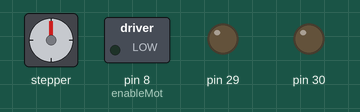
Recording of a sketch running on a simulated Arduino Mega 2560, built with avr-gcc and run on an emulated ATmega2560. On the bench: stepper motor, switched loads named in the sketch (green lamp = pin HIGH), output pins drawn as LEDs (lit = HIGH). Stepper angles assume 200 steps per turn; what the sketch prints to the serial monitor is not drawn.

Above: at 0.05 s.
Timing chart, 0 to 3.0 s (numbered marks = the images above):
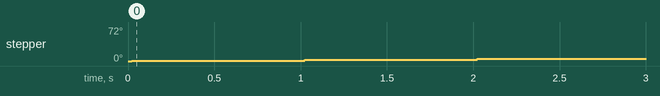

The sketch:

FIRMWARE.ino
```cpp
/**
** GUIGUR 2018
*/

#include <SPI.h>
#include <Wire.h>
#include <WString.h>
//#include "headers/Game.hpp"
//#include "headers/Motor.hpp"
#include <AccelStepper.h>
AccelStepper _motorq(AccelStepper::DRIVER, 3, 4);
AccelStepper _motorW(AccelStepper::DRIVER, 29, 30);

void setup()
{
  Serial.begin(115200);
  while (!Serial) {
    ;
  }
  const int enableMot = 8;

  pinMode(2, INPUT); // ?

  pinMode(3, OUTPUT); // ?
  pinMode(4, OUTPUT); // ?

  pinMode(29, OUTPUT); // ?
  pinMode(30, OUTPUT); // ?

  pinMode(8, INPUT); // ?

  pinMode(enableMot, OUTPUT);
  digitalWrite(enableMot, LOW);
  Serial.println("SALUT ");
  //Game();
//  Motor mot1(3, 4, 2); //bloquant wtf
  //mot1.GotoAbsolutePos(1000);


  const int maxAccelerationSpeed = 2000;

  _motorq.setAcceleration(maxAccelerationSpeed);
  _motorq.setSpeed(1000);
  _motorW.setAcceleration(maxAccelerationSpeed);
  _motorW.setSpeed(1000);
}

void loop()
{

    if (_motorq.currentPosition() >= 500)
      _motorq.moveTo(0);
    else if (_motorq.currentPosition() <= 0)
      _motorq.moveTo(500);
    _motorq.run();
}
```

AI.cpp
```cpp
#include "headers/AI.hpp"

AI::AI()
{

}

AI::~AI()
{

}
```

Ball.cpp
```cpp
#include "headers/Ball.hpp"

Ball::Ball()
{

}

Ball::~Ball()
{

}
```

Controls.cpp
```cpp
/**
** GUIGUR 2018
*/

#include "headers/Controls.hpp"

Controls::Controls(ControlsSide side)
{
  this->_side = side;
  if (side == C_MASTER)
  {
    this->_action = ACTIONMASTER;
    this->_onePlayer = ONEPLAYERMASTER;
    this->_twoPlayers = TWOPLAYERSMASTER;
    this->_encSig1 = ENCSIG1MASTER;
    this->_encSig2 = ENCSIG2MASTER;
  }
  else if (side == C_SLAVE)
  {
    this->_action = ACTIONSLAVE;
    this->_onePlayer = ONEPLAYERSLAVE;
    this->_twoPlayers = TWOPLAYERSSLAVE;
    this->_encSig1 = ENCSIG1SLAVE;
    this->_encSig2 = ENCSIG2SLAVE;
  }
}

Controls::~Controls()
{
}

void Controls::update()
{
    this->_action = updateButton(this->_action);
    this->_onePlayer = updateButton(this->_onePlayer);
    this->_twoPlayers = updateButton(this->_twoPlayers);
    //TODO: update encoders
}

/* GETTERS AND SETTERS */
int Controls::getEncoderPos()
{
  return (this->_rotaryPos);
}

void Controls::setEncoderPos(int rotaryPos)
{
  this->_rotaryPos = rotaryPos;
}

int Controls::getActionButtonState()
{
  return (this->_actionButtonState);
}

void Controls::setActionButtonState(int actionButtonState)
{
  this->_actionButtonState = actionButtonState;
}

/* Private methods */
int Controls::updateButton(int button)
{
  int state = -1;
  if (digitalRead(button) == HIGH)
    state = 1;
  else if (digitalRead(button) == LOW)
    state = 0;
  return (state);
}
```

Display.cpp
```cpp
#include "headers/Display.hpp"

Display::Display()
{

}

Display::~Display()
{

}
```

FMSynth.cpp
```cpp
#include "headers/FMSynth.hpp"

FMSynth::FMSynth()
{

}

FMSynth::~FMSynth()
{

}
```

Game.cpp
```cpp
/**
** GUIGUR 2018
*/

#include "headers/Game.hpp"

Game::Game()
{
  Serial.println("salut contructeur des GAME");
  this->_gameState = INIT;
  this->gameHub();
}

Game::~Game()
{
  Serial.println("au revoir destructeur des GAME ");
}

void Game::gameHub()
{
  Serial.println("gameHub");
  switch (this->_gameState) {
    case INIT:
      this->initGame();
      break;
    case WAITINGPLAYERS:
      this->waitingForPlayers();
      break;
    case INGAMESTARTING:
      this->GameLoop();
      break;
  }
}

void Game::waitingForPlayers()
{
  Serial.println("WAITING PLAYERS");
  while (this->_gameState == WAITINGPLAYERS)
  {
    _masterControls.update();
    _slaveControls.update();
    if (_masterControls.getActionButtonState() == true || _slaveControls.getActionButtonState() == true)
      this->_gameState = INGAMESTARTING;
  }
}

/** main loop of the game **/
void Game::GameLoop()
{
  Serial.println("GAME LOOP");
  Serial.println(this->_gameState);
  if(this->_gameState == INIT || this->_gameState == WAITINGPLAYERS)
    this->gameHub();
  this->GameLoop();
}

/**
** INIT les paddles & les motors etc
*/
void Game::initGame()
{
  Serial.println("initGame");
 //TODO: 0 les paddles
 //TODO: 0 la balle
 //  Paddle pad1 = Paddle(MASTER);
//  Paddle pad2 = Paddle(SLAVE);


  this->_gameState = WAITINGPLAYERS;
  this->gameHub();
}
```

LedStrip.cpp
```cpp
#include "headers/LedStrip.hpp"

LedStrip::LedStrip()
{

}

LedStrip::~LedStrip()
{

}
```

Motor.cpp
```cpp
/**
** GUIGUR 2018
** This class move motors
*/

#include "headers/Motor.hpp"

Motor::Motor(int stepPin, int dirPin, int endStpPin)
{
  //AccelStepper _motorq = AccelStepper(1, 3, 4);
  AccelStepper _motorq(AccelStepper::DRIVER, 3, 4);

  Serial.println("construct motor");
  _stepPin = stepPin;
  _dirPin = dirPin;
  _endStpPin = endStpPin;

  _endStpState = HIGH;


  pinMode(_endStpPin, INPUT);

  const int maxAccelerationSpeed = 2000;

  _motorq.setAcceleration(maxAccelerationSpeed);
  _motorq.setSpeed(1000);
  _motorq.moveTo(500);
  _motorq.run();

  //this->initMotor();

}

Motor::~Motor()
{
  Serial.print("destruct motor");
}

/**
** This function init a motor by drving it until it hit a limit switch
*/
void Motor::initMotor()
{
  Serial.println("init motor");
  _motor.setMaxSpeed(150);    //2500 stp/s^2
  _motor.moveTo(3000);

  while(_endStpState == HIGH)
  {
    Serial.println("loop motor");
    _endStpState = digitalRead(_endStpPin);
    _motor.run();
  }
  _motor.stop();
  //this->_motor.setCurrentPosition(posPaddleMax);
  _motor.setAcceleration(_acceleration);
  _motor.setSpeed(1000);
}

float Motor::GetAbsolutePos()
{
  return this->_pos;
}

void Motor::GotoAbsolutePos(float pos)
{
/*  this->_pos = pos;
  this->_motor.setTargetRel(this->_pos);
  this->_controller.move(this->_motor);
  */
}

void Motor::GotoRelativePos(float pos)
{
  /*
  this->_pos = this->_pos + pos;
  this->_motor.setTargetRel(this->_pos);
  this->_controller.move(this->_motor);
*/
}

bool Motor::GetState()
{
  //return this->_enable;
}
```

Paddle.cpp
```cpp
/**
** GUIGUR 2018
*/

#include "headers/Paddle.hpp"

Paddle::Paddle(PaddleSide padSide)
{

  Serial.println("salut contructeur des paddles ");
  Serial.println(padSide);
}

Paddle::~Paddle()
{
  Serial.println("au revoir destructeur des paddles ");
}

int Paddle::getPos()
{
  return (this->_pos);
}

void Paddle::setPos(int pos)
{
  this->_pos = pos;
}
```

Player.cpp
```cpp
#include "headers/Player.hpp"

Player::Player()
{

}

Player::~Player()
{

}
```

AI.hpp
```cpp
#ifndef AI_HPP_
#define AI_HPP_

class AI
{
  public:
    AI();
    ~AI();
  private:
};

#endif /* AI_HPP_ */
```

Ball.hpp
```cpp
#ifndef BALL_HPP_
#define BALL_HPP_

class Ball
{
  public:
    Ball();
    ~Ball();
  private:
};

#endif /* BALL_HPP_ */
```

Controls.hpp
```cpp
#ifndef CONTROLS_HPP_
#define CONTROLS_HPP_

#include <String.h>
#include <Arduino.h>
#ifndef CFG
  #include "Config.hpp"
#endif
/* each side has a button for action, buttons to chose 1 or 2 player and a rotaru encoder */

enum ControlsSide { C_MASTER, C_SLAVE };

class Controls
{
  public:
    Controls(ControlsSide side);
    ~Controls();
    void update();
    int getEncoderPos();
    void setEncoderPos(int rotaryPos);
    int getActionButtonState();
    void setActionButtonState(int actionButtonState);

  private:
    int updateButton(int button);
    int _rotaryPos;
    bool _actionButtonState; //idk if it will be usefull
    ControlsSide _side;
    int _action;
    int _onePlayer;
    int _twoPlayers;
    int _encSig1;
    int _encSig2;
};

#endif /* CONTROLS_HPP_ */
```

Display.hpp
```cpp
#ifndef DISPLAY_HPP_
#define DISPLAY_HPP_

class Display
{
  public:
    Display();
    ~Display();
  private:
};

#endif /* DISPLAY_HPP_ */
```

FMSynth.hpp
```cpp
#ifndef FMSYNTH_HPP_
#define FMSYNTH_HPP_

class FMSynth
{
  public:
    FMSynth();
    ~FMSynth();
  private:
};

#endif /* FMSYNTH_HPP_ */
```

Game.hpp
```cpp
#ifndef GAME_HPP_
#define GAME_HPP_

#include <String.h>
#include <Arduino.h>
#include "paddle.hpp"
#include "ball.hpp"
#include "Controls.hpp"

enum GameState {INIT, WAITINGPLAYERS, INGAMESTARTING, INGAMESERVICE, INGAME, INGAMESCORE, INGAMEFINALSCORE};

/**
** INIT: the game is power on, initialisation of axis and stuff
** WAITINGPLAYERS: the game is waiting for someone to push the one or 2 players button
** INGAMESTARTING: the game is about to start, each AI can do a "warcry" or some shit
** INGAMESERVICE: the ball is stuck to one paddle and we wait for one player to push the action button
** INGAME: the ball is moving until one player miss it
** INGAMESCORE: someone miss the ball and the score is changing, the ball is not moving here
** INGAMEFINALSCORE: the game is finished and we announce the final scores
*/

class Game
{
  public:
    Game();
    ~Game();
    void initGame();
    void GameLoop();
  private:
    void gameHub();
    void waitingForPlayers();
    GameState _gameState;
    Controls _masterControls = Controls(C_MASTER);
    Controls _slaveControls = Controls(C_SLAVE);
};

#endif /* GAME_HPP_ */
```

LedStrip.hpp
```cpp
#ifndef LEDSTRIP_HPP_
#define LEDSTRIP_HPP_

class LedStrip
{
  public:
    LedStrip();
    ~LedStrip();
  private:
};

#endif /* LEDSTRIP_HPP_ */
```

Motor.hpp
```cpp
// Motor.hpp
#ifndef MOTOR_HPP_
#define MOTOR_HPP_

#include <String.h>
#include <Arduino.h>
#include <AccelStepper.h>
#ifndef CFG
  #include "Config.hpp"
#endif

class Motor
{
  public:
    Motor(int stepPin, int dirPin, int endStpPin);
    ~Motor();
    float GetAbsolutePos();
    void GotoAbsolutePos(float pos);
    void GotoRelativePos(float pos);
    bool GetState();
    void Enable();
    void Disable();
    void initMotor();

  private:
    int _stepPin;
    int _dirPin;
    int _endStpPin;


    int _endStpState;
    AccelStepper _motor = AccelStepper(1, 3, 4);

    /*
    Stepper _motor = Stepper(_stepPin, _dirPin);
    StepControl<> _controller;*/
    int _acceleration = 2500;
    int _maxSpeed = 5000;
    int _pullInSpeed = 200;
    bool _enable;
    float _pos;
};

#endif /* MOTOR_HPP_ */
```

Paddle.hpp
```cpp
#ifndef PADDLE_HPP_
#define PADDLE_HPP_

#include <String.h>
#include <Arduino.h>

enum PaddleSide { P_MASTER, P_SLAVE };

class Paddle
{
  public:
    Paddle(PaddleSide padSide);
    ~Paddle();
    int getPos();
    void setPos(int pos);
  private:
    int _pos;
};

#endif /* PADDLE_HPP_ */
```

Player.hpp
```cpp
#ifndef PLAYER_HPP_
#define PLAYER_HPP_

class Player
{
  public:
    Player();
    ~Player();
  private:
};

#endif /* PLAYER_HPP_ */
```

Config.hpp
```cpp
//////////////////////////////////////////////
///*************TABLE-EPI-PONG*************///
///*************FIRMWARE  V0.1*************///
///************GUIGUR.COM  2018************///
//////////////////////////////////////////////

typedef enum
{
    Mot1Enable = 2, Mot1Step = 3, Mot1Dir = 4,
    Mot2Enable = 5, Mot2Step = 24, Mot2Dir = 25,
    Mot3Enable = 8, Mot3Step = 26, Mot3Dir = 27,
    Mot4Enable = 28, Mot4Step = 29, Mot4Dir = 30,
    EndStop1 = 31, EndStop2 = 32, EndStop3 = 39, EndStop4 = 38, EndStop5 = 39,
    Led5VData = 36, Led12VData = 35,
    EspTX = 34, EspRX = 33,
    ACTIONMASTER = 14, ONEPLAYERMASTER = 15, TWOPLAYERSMASTER = 16,
    ENCSIG1MASTER = 20, ENCSIG2MASTER = 21,
    ACTIONSLAVE = 17, ONEPLAYERSLAVE = 18, TWOPLAYERSSLAVE = 19,
    ENCSIG1SLAVE = 1, ENCSIG2SLAVE = 0
} pinout;
```
